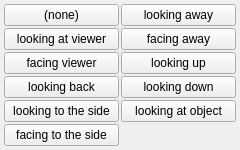
<?xml version="1.0" encoding="UTF-8"?>
<ui version="4.0">
 <class>facing_menu</class>
 <widget class="QWidget" name="facing_menu">
  <property name="geometry">
   <rect><x>0</x><y>0</y><width>240</width><height>60</height></rect>
  </property>
  <layout class="QGridLayout" name="grid">
   <property name="leftMargin"><number>4</number></property>
   <property name="topMargin"><number>4</number></property>
   <property name="rightMargin"><number>4</number></property>
   <property name="bottomMargin"><number>4</number></property>
   <property name="horizontalSpacing"><number>2</number></property>
   <property name="verticalSpacing"><number>2</number></property>
   <item row="0" column="0">
    <widget class="QPushButton" name="btn_none">
     <property name="text"><string>(none)</string></property>
    </widget>
   </item>
   <item row="1" column="0">
    <widget class="QPushButton" name="chk_looking_at_viewer">
     <property name="checkable"><bool>true</bool></property>
     <property name="text"><string>looking at viewer</string></property>
     <property name="tags" stdset="0"><string>looking at viewer</string></property>
    </widget>
   </item>
   <item row="2" column="0">
    <widget class="QPushButton" name="chk_facing_viewer">
     <property name="checkable"><bool>true</bool></property>
     <property name="text"><string>facing viewer</string></property>
     <property name="tags" stdset="0"><string>facing viewer</string></property>
    </widget>
   </item>
   <item row="3" column="0">
    <widget class="QPushButton" name="chk_looking_back">
     <property name="checkable"><bool>true</bool></property>
     <property name="text"><string>looking back</string></property>
     <property name="tags" stdset="0"><string>looking back</string></property>
    </widget>
   </item>
   <item row="4" column="0">
    <widget class="QPushButton" name="chk_looking_to_the_side">
     <property name="checkable"><bool>true</bool></property>
     <property name="text"><string>looking to the side</string></property>
     <property name="tags" stdset="0"><string>looking to the side</string></property>
    </widget>
   </item>
   <item row="5" column="0">
    <widget class="QPushButton" name="chk_facing_to_the_side">
     <property name="checkable"><bool>true</bool></property>
     <property name="text"><string>facing to the side</string></property>
     <property name="tags" stdset="0"><string>facing to the side</string></property>
    </widget>
   </item>
   <item row="0" column="1">
    <widget class="QPushButton" name="chk_looking_away">
     <property name="checkable"><bool>true</bool></property>
     <property name="text"><string>looking away</string></property>
     <property name="tags" stdset="0"><string>looking away</string></property>
    </widget>
   </item>
   <item row="1" column="1">
    <widget class="QPushButton" name="chk_facing_away">
     <property name="checkable"><bool>true</bool></property>
     <property name="text"><string>facing away</string></property>
     <property name="tags" stdset="0"><string>facing away</string></property>
    </widget>
   </item>
   <item row="2" column="1">
    <widget class="QPushButton" name="chk_looking_up">
     <property name="checkable"><bool>true</bool></property>
     <property name="text"><string>looking up</string></property>
     <property name="tags" stdset="0"><string>looking up</string></property>
    </widget>
   </item>
   <item row="3" column="1">
    <widget class="QPushButton" name="chk_looking_down">
     <property name="checkable"><bool>true</bool></property>
     <property name="text"><string>looking down</string></property>
     <property name="tags" stdset="0"><string>looking down</string></property>
    </widget>
   </item>
   <item row="4" column="1">
    <widget class="QPushButton" name="chk_looking_at_object">
     <property name="checkable"><bool>true</bool></property>
     <property name="text"><string>looking at object</string></property>
     <property name="tags" stdset="0"><string>looking at object</string></property>
    </widget>
   </item>
  </layout>
 </widget>
 <resources/>
 <connections/>
</ui>
